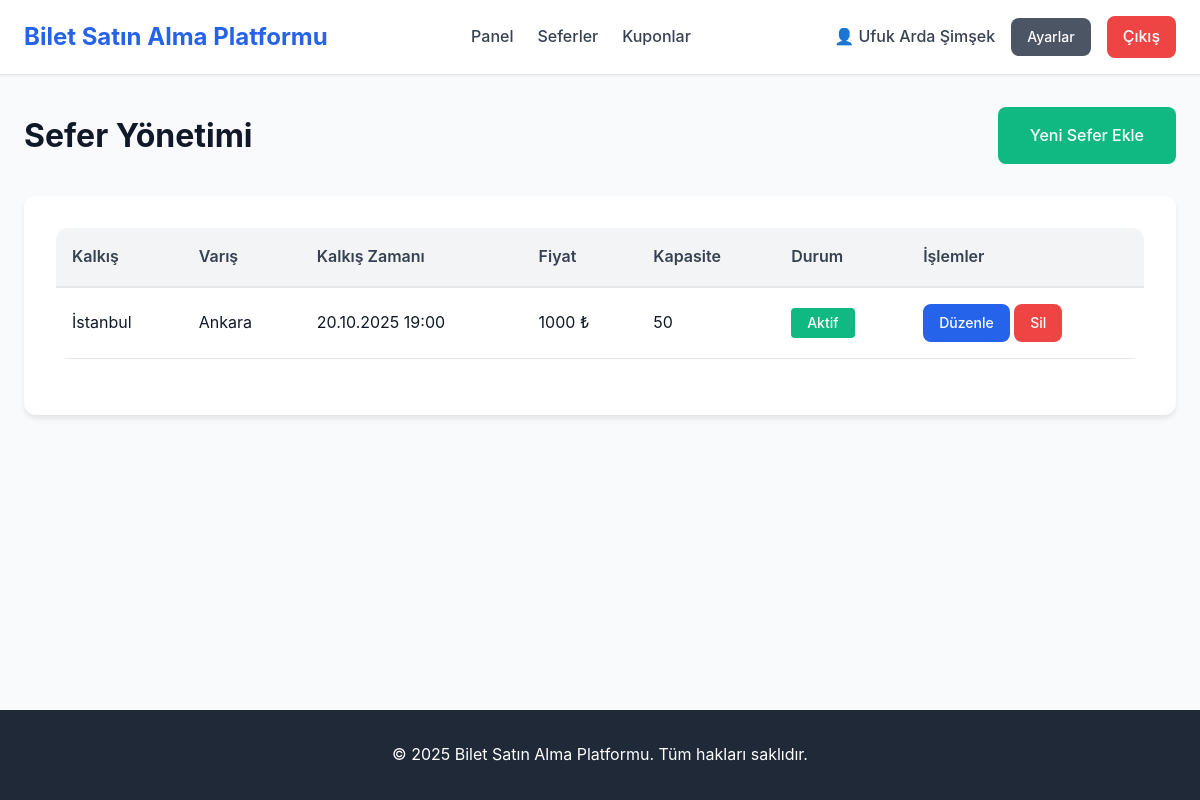
Page /company/trips (signed in) on the committed database.
### tables this page shows
CREATE TABLE Trips (
    id TEXT PRIMARY KEY,                    -- UUID
    company_id TEXT NOT NULL,               -- Hangi firmaya ait
    departure_city TEXT NOT NULL,           -- Kalkış şehri
    destination_city TEXT NOT NULL,         -- Varış şehri
    departure_time DATETIME NOT NULL,       -- Kalkış tarihi/saati
    arrival_time DATETIME NOT NULL,         -- Varış tarihi/saati
    price INTEGER NOT NULL,                 -- Bilet fiyatı
    capacity INTEGER NOT NULL,              -- Toplam koltuk sayısı
    status TEXT DEFAULT 'active' CHECK(status IN ('active','canceled')),  -- Sefer durumu
    created_date TIMESTAMP DEFAULT CURRENT_TIMESTAMP,
    FOREIGN KEY (company_id) REFERENCES Bus_Company(id) ON DELETE CASCADE
);

### pages/company/trips.php (called while the page is built, shortened)
<?php
$auth = new Auth();
$db = Database::getInstance();
$auth->requireCompanyAdmin();
$companyAdmin = $auth->getCurrentUser();
$trips = $db->getTripsByCompanyId($companyAdmin['company_id']);
require_once INCLUDES_PATH . '/header.php';
require_once VIEWS_PATH . '/company/trips.view.php';
require_once INCLUDES_PATH . '/footer.php';

### public/index.php (called while the page is built, shortened)
<?php
require_once __DIR__ . '/../config/config.php';
require_once __DIR__ . '/../router.php';

### classes/Database.php (called while the page is built, shortened)
<?php
class Database {
    private $pdo;
    private static $instance = null;
    private function __construct() {
        $this->pdo = getDBConnection();
    }
    public static function getInstance() {
        if (self::$instance === null) {
            self::$instance = new self();
        }
        return self::$instance;
    }
    public function fetchAll($sql, $params = []) {
        try {
            $stmt = $this->pdo->prepare($sql);
            $stmt->execute($params);
            return $stmt->fetchAll(PDO::FETCH_ASSOC);
        } catch (PDOException $e) {
            error_log("Database Error (fetchAll): " . $e->getMessage());
            error_log("SQL: " . $sql);
            return [];
        }
    }
    public function getTripsByCompanyId($companyId) {
        $sql = "SELECT * FROM Trips WHERE company_id = ? ORDER BY departure_time DESC";
        return $this->fetchAll($sql, [$companyId]);
    }
}

### config/config.php (called while the page is built, shortened)
<?php
require_once __DIR__ . '/database.php';
spl_autoload_register(function ($class) {
    $file = CLASSES_PATH . '/' . $class . '.php';
});

### config/database.php (called while the page is built, shortened)
<?php
function getDBConnection() {
    try {
        $pdo = new PDO('sqlite:' . DB_PATH);
        $pdo->setAttribute(PDO::ATTR_ERRMODE, PDO::ERRMODE_EXCEPTION);
        $pdo->exec('PRAGMA foreign_keys = ON');
        $pdo->setAttribute(PDO::FETCH_ASSOC, true);
        return $pdo;
    } catch (PDOException $e) {
        error_log("Veritabanı bağlantı hatası: " . $e->getMessage());
        if (ENVIRONMENT !== 'development') {
            die("Sistemde bir sorun oluştu. Lütfen daha sonra tekrar deneyin.");
        } else {
            die("Veritabanı bağlantı hatası: " . $e->getMessage());
        }
    }
}

### classes/Auth.php (called while the page is built, shortened)
<?php
class Auth {
    public function isLoggedIn() {
        return isset($_SESSION['logged_in']) && $_SESSION['logged_in'] === true;
    }
    public function getCurrentUser() {
        return [
            'id' => $_SESSION['user_id'],
            'email' => $_SESSION['user_email'],
            'name' => $_SESSION['user_name'],
            'role' => $_SESSION['user_role'],
            'company_id' => $_SESSION['user_company_id'] ?? null,
            'balance' => $_SESSION['user_balance'] ?? 0
        ];
    }
}

### views/company/trips.view.php (the view, shortened to what this page needs)
<div class="container mt-4">
    <div class="d-flex justify-content-between align-items-center mb-4">
        <h1>Sefer Yönetimi</h1>
        <a href="/company/trips/add" class="btn btn-success">Yeni Sefer Ekle</a>
    </div>
    <div class="card">
        <div class="card-body">
            <?php if (empty($trips)): ?>
                <div class="alert alert-info">Firmanıza ait kayıtlı sefer bulunmamaktadır. İlk seferinizi ekleyerek başlayın!</div>
            <?php else: ?>
                <div class="table-container">
                    <table>
                        <thead>
                            <tr>
                                <th>Kalkış</th>
                                <th>Varış</th>
                                <th>Kalkış Zamanı</th>
                                <th>Fiyat</th>
                                <th>Kapasite</th>
                                <th>Durum</th>
                                <th>İşlemler</th>
                            </tr>
                        </thead>
                        <tbody>
                            <?php foreach ($trips as $trip): ?>
                                <tr>
                                    <td><?= htmlspecialchars($trip['departure_city']) ?></td>
                                    <td><?= htmlspecialchars($trip['destination_city']) ?></td>
                                    <td><?= date(DATETIME_FORMAT, strtotime($trip['departure_time'])) ?></td>
                                    <td><?= htmlspecialchars($trip['price']) ?> ₺</td>
                                    <td><?= htmlspecialchars($trip['capacity']) ?></td>
                                    <td>
                                        <?php if ($trip['status'] === TRIP_ACTIVE): ?>
                                            <span class="badge badge-success">Aktif</span>
                                        <?php else: ?>
                                            <span class="badge badge-danger">İptal</span>
                                        <?php endif; ?>
                                    </td>
                                    <td>
                                        <a href="/company/trips/edit?id=<?= $trip['id'] ?>" class="btn btn-primary btn-sm">Düzenle</a>
                                        <a href="/company/trips/delete?id=<?= $trip['id'] ?>" class="btn btn-danger btn-sm" onclick="return confirm('Bu seferi silmek istediğinizden emin misiniz?')">Sil</a>
                                    </td>
                                </tr>
                            <?php endforeach; ?>
                        </tbody>
                    </table>
                </div>
            <?php endif; ?>
        </div>
    </div>
</div>

### public/assets/css/style.css (style rules this page uses)
* { margin: 0; padding: 0; box-sizing: border-box; }
:root { --primary-color: #2563eb; --primary-hover: #1d4ed8; --secondary-color: #64748b; --success-color: #10b981; --danger-color: #ef4444; --warning-color: #f59e0b; --info-color: #3b82f6; --gray-50: #f9fafb; --gray-100: #f3f4f6; --gray-200: #e5e7eb; --gray-300: #d1d5db; --gray-400: #9ca3af; --gray-500: #6b7280; --gray-600: #4b5563; --gray-700: #374151; --gray-800: #1f2937; --gray-900: #111827; --spacing-xs: 0.25rem; --spacing-sm: 0.5rem; --spacing-md: 1rem; --spacing-lg: 1.5rem; --spacing-xl: 2rem; --spacing-2xl: 3rem; --radius-sm: 0.25rem; --radius-md: 0.5rem; --radius-lg: 0.75rem; --radius-xl: 1rem; --shadow-sm: 0 1px 2px 0 rgba(0, 0, 0, 0.05); --shadow-md: 0 4px 6px -1px rgba(0, 0, 0, 0.1); --shadow-lg: 0 10px 15px -3px rgba(0, 0, 0, 0.1); --shadow-xl: 0 20px 25px -5px rgba(0, 0, 0, 0.1); }
body { font-family: -apple-system, BlinkMacSystemFont, 'Segoe UI', Roboto, 'Helvetica Neue', Arial, sans-serif; font-size: 16px; line-height: 1.6; color: var(--gray-900); background-color: var(--gray-50); min-height: 100vh; display: flex; flex-direction: column; }
.container { width: 100%; max-width: 1200px; margin: 0 auto; padding: 0 var(--spacing-lg); }
.btn { display: inline-block; padding: var(--spacing-md) var(--spacing-xl); border: none; border-radius: var(--radius-md); font-size: 1rem; font-weight: 500; text-align: center; text-decoration: none; cursor: pointer; transition: all 0.2s; }
.btn-primary { background-color: var(--primary-color); color: white; }
.btn-success { background-color: var(--success-color); color: white; }
.btn-danger { background-color: var(--danger-color); color: white; }
.btn-sm { padding: var(--spacing-sm) var(--spacing-md); font-size: 0.875rem; }
.card { background: white; border-radius: var(--radius-lg); box-shadow: var(--shadow-md); padding: var(--spacing-xl); margin-bottom: var(--spacing-lg); }
.card-body { margin-bottom: var(--spacing-lg); }
.table-container { overflow-x: auto; margin-bottom: var(--spacing-lg); }
table { width: 100%; border-collapse: collapse; background: white; border-radius: var(--radius-lg); overflow: hidden; }
thead { background-color: var(--gray-100); }
th { padding: var(--spacing-md); text-align: left; font-weight: 600; color: var(--gray-700); border-bottom: 2px solid var(--gray-200); }
td { padding: var(--spacing-md); border-bottom: 1px solid var(--gray-200); }
.badge { display: inline-block; padding: var(--spacing-xs) var(--spacing-md); border-radius: var(--radius-sm); font-size: 0.875rem; font-weight: 500; }
.badge-success { background-color: var(--success-color); color: white; }
.mt-4 { margin-top: var(--spacing-xl); }
.mb-4 { margin-bottom: var(--spacing-xl); }

### views/company/trips.view.php (style rules this page uses)
.d-flex { display: flex; }
.justify-content-between { justify-content: space-between; }
.align-items-center { align-items: center; }

### rows in the picture
trips: departure_city "İstanbul", destination_city "Ankara", departure_time "20.10.2025 19:00", price "1000", capacity "50", status "Aktif"

### other values in the picture
SITE_NAME "Bilet Satın Alma Platformu"
$currentUser['name'] "Ufuk Arda Şimşek"
